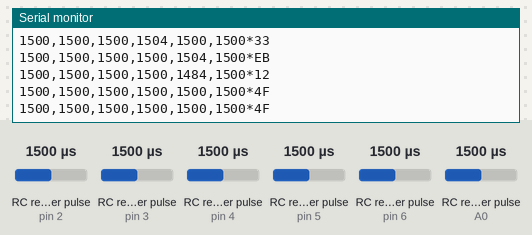
Bench run of a sketch on a simulated Arduino Uno, built with avr-gcc and run on an emulated ATmega328P. Shown: the last lines printed to the serial monitor. Wiring (inferred from the names in the program): 6 × RC receiver channel: data pin 2 / data pin 3 / data pin 4 / data pin 5 / data pin 6 / data A0. The inputs (shaded band) are chosen by the test bench; at power-on: RC receiver pulse (sensors on pin 2, pin 3, pin 4, pin 5, pin 6, A0) 1500 µs.

Above: at 2.2 s.
2.3 s: RC receiver pulse (sensor on pin 2) set to 1020 µs
At 2.9 s:
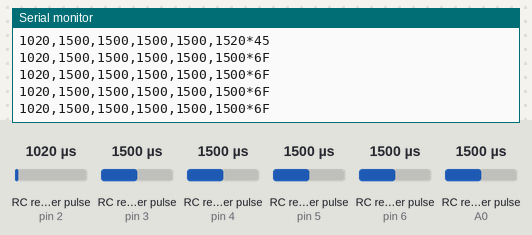
3.9 s: RC receiver pulse (sensor on pin 3) set to 1020 µs
At 4.7 s:
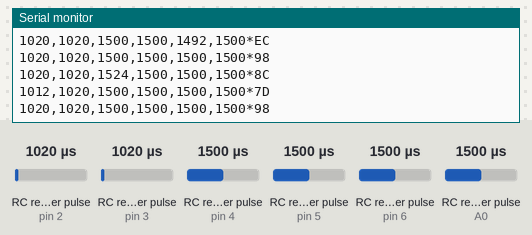
6.0 s: RC receiver pulse (sensor on pin 4) set to 1020 µs
At 6.8 s:
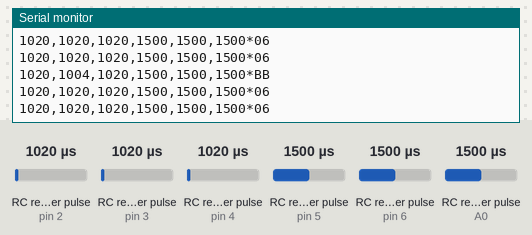
7.7 s: RC receiver pulse (sensor on pin 5) set to 1020 µs
At 8.6 s:
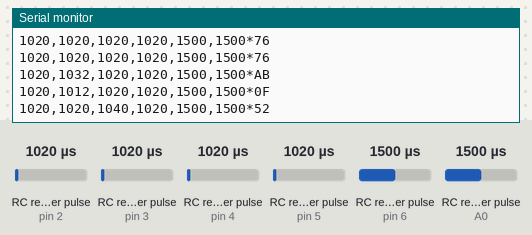
10.7 s: RC receiver pulse (sensor on pin 6) set to 1020 µs
At 11.6 s:
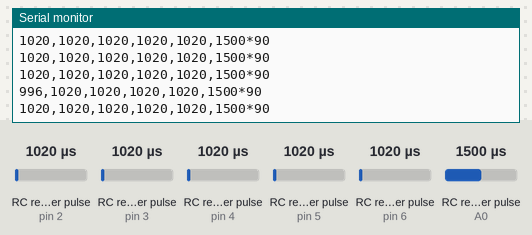
12.4 s: RC receiver pulse (sensor on A0) set to 1250 µs
At 13.0 s:
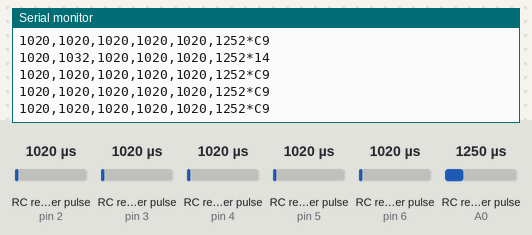
Timing chart, 0 to 15.4 s (numbered marks = the images above; inputs shaded):
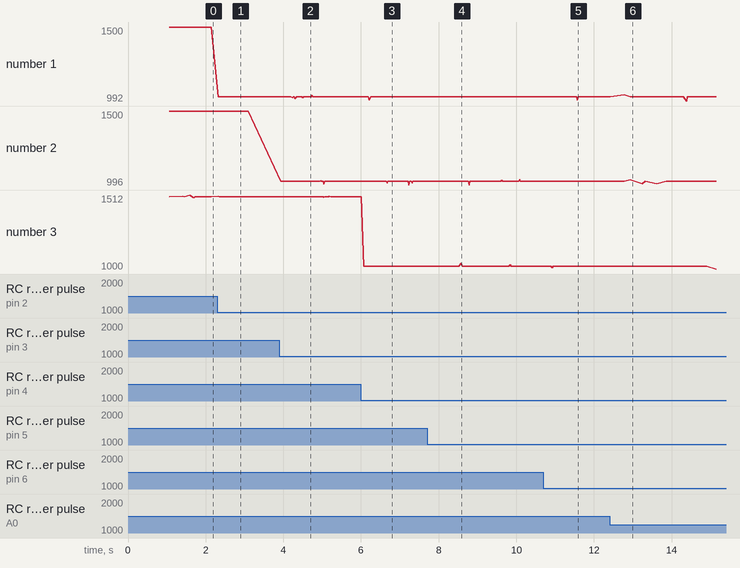

Measured:
- after the input at 2.3 s, the serial monitor: prints a new line at once (image 1)
- after the input at 3.9 s, the serial monitor: prints a new line at once (image 2)
- after the input at 6.0 s, the serial monitor: prints a new line at once (image 3)
- after the input at 7.7 s, the serial monitor: prints a new line at once (image 4)
- after the input at 10.7 s, the serial monitor: prints a new line after 0.05 s (image 5)
- after the input at 12.4 s, the serial monitor: prints a new line at once (image 6)
- plotted number 1: 1500 → 1020 after the input at 2.3 s

The sketch:

arduino_rc_reader.ino
```cpp
#include <PinChangeInterrupt.h>
#include "rc_channel.h"
#define DEBUG 0

// RC bridge: reads the six receiver channels and streams them to the Pi.
// Nothing else (the Model X motor code is removed, Kevin 2026-11-13).
//
// Line to the Pi, every 20 ms at 115200 baud (docs/rc_arduino_gps_wiring.md,
// section 7): ch1,ch2,ch3,ch4,ch5,ch6*HH in us, HH = CRC-8 of the text
// before '*'. A channel sends the width of its last valid pulse (500 to
// 2500 us) until 100 ms after that pulse ended, then 0 (RC_NO_SIGNAL_US,
// rc_channel.h); an out-of-range pulse is ignored. The Pi must accept this
// format first (requirement S12): pi_app/hardware/arduino_rc.py.
//
// Ch1..Ch5 on D2..D6. Ch6 on A0 (Kevin, 2026-11-13: wired now, not used by
// the Pi yet). A0 stays an input. The sketch does not touch D7..D12: they
// stay at the reset default (input, no pull-up).
const byte NUM_CHANNELS = 6;
const byte chPins[NUM_CHANNELS] = {2, 3, 4, 5, 6, A0};
volatile RcPulseShared pulses[NUM_CHANNELS];  // written by the ISRs
RcEdgeState edges[NUM_CHANNELS];              // ISRs only
RcChannelState chState[NUM_CHANNELS];         // loop() only
const unsigned long CSV_PERIOD_MS = 20;

// Pin level first, then micros(), on both edges, so the read delay cancels
// out of the width (the same order as the old ISRs).
static inline void onRcEdge(byte i) {
  const bool high = digitalRead(chPins[i]) == HIGH;
  const uint32_t nowUs = micros();
  rcOnEdge(edges[i], pulses[i], high, nowUs);
}
void isrCH1() { onRcEdge(0); }
void isrCH2() { onRcEdge(1); }
void isrCH3() { onRcEdge(2); }
void isrCH4() { onRcEdge(3); }
void isrCH5() { onRcEdge(4); }
void isrCH6() { onRcEdge(5); }

void setup() {
  Serial.begin(115200);

  for (byte i = 0; i < NUM_CHANNELS; i++) {
    rcInitShared(pulses[i]);
    rcInitEdge(edges[i]);
    rcInitChannel(chState[i]);
    pinMode(chPins[i], INPUT_PULLUP);  // a lead that is off reads high: no edges, so no signal
  }
  attachPCINT(digitalPinToPCINT(chPins[0]), isrCH1, CHANGE);
  attachPCINT(digitalPinToPCINT(chPins[1]), isrCH2, CHANGE);
  attachPCINT(digitalPinToPCINT(chPins[2]), isrCH3, CHANGE);
  attachPCINT(digitalPinToPCINT(chPins[3]), isrCH4, CHANGE);
  attachPCINT(digitalPinToPCINT(chPins[4]), isrCH5, CHANGE);
  attachPCINT(digitalPinToPCINT(chPins[5]), isrCH6, CHANGE);

  delay(1000);
  Serial.println("RC Reader initialized");
}

void loop() {
  static unsigned long lastCsvMs = 0;
  static unsigned long lastDbgMs = 0;
  static uint16_t out[NUM_CHANNELS];
  static RcPulseShared snap[NUM_CHANNELS];
  const unsigned long nowMs = millis();

  // 1) Every pass: copy the ISR values with interrupts off (multi-byte
  //    values), then read micros() so no pulse in the copy ended after it.
  //    Updating every pass (about 1 ms) lets the timeout latch long before
  //    the 71.6 min micros() wrap.
  uint32_t nowUs;
  noInterrupts();
  for (byte i = 0; i < NUM_CHANNELS; i++) {
    rcCopyPulse(snap[i], pulses[i]);
  }
  nowUs = micros();
  interrupts();

  // 2) Last valid width, or RC_NO_SIGNAL_US 100 ms after the last valid pulse.
  for (byte i = 0; i < NUM_CHANNELS; i++) {
    out[i] = rcChannelOutput(chState[i], snap[i], nowUs);
  }

  // 3) Output CSV at ~50 Hz (20 ms). The unsigned difference stays right
  //    across the 49.7-day millis() wrap (safety finding 7).
  //    The line ends in "*HH", a CRC-8 of the text before it (rc_channel.h).
  if ((unsigned long)(nowMs - lastCsvMs) >= CSV_PERIOD_MS) {
    static char line[RC_LINE_BUF_SIZE];
    rcFormatLine(line, out, NUM_CHANNELS);
    Serial.println(line);
    lastCsvMs = nowMs;
  }

  // 4) Optional debug output at ~2 Hz. The Pi drops these lines.
#if DEBUG
  if ((unsigned long)(nowMs - lastDbgMs) >= 500UL) {
    Serial.print("DBG width/seq/age_us:");
    for (byte i = 0; i < NUM_CHANNELS; i++) {
      Serial.print(' ');
      Serial.print(snap[i].widthUs); Serial.print('/');
      Serial.print(snap[i].seq); Serial.print('/');
      Serial.print((uint32_t)(nowUs - snap[i].endUs));
    }
    Serial.println();
    lastDbgMs = nowMs;
  }
#else
  (void)lastDbgMs;
#endif

  // 5) Discard anything the Pi sends. Its old Model X command
  //    ("M,<left>,<right>", sent only when no VESC is found on CAN) now does
  //    nothing.
  while (Serial.available() > 0) {
    Serial.read();
  }

  // Small pause to avoid hot spinning.
  delay(1);
}
```

rc_channel.h
```cpp
// RC channel pulse logic for arduino_rc_reader.ino, kept free of Arduino
// calls so that tools/arduino_rc_reader_host_test/ can compile and test it
// on a host computer.
//
// Safety findings 1 and 5 (docs/rc_arduino_gps_wiring.md, section 9). One
// rule: a channel reports the width of its last VALID pulse (RC_VALID_MIN_US
// to RC_VALID_MAX_US) until RC_TIMEOUT_US after that pulse ended, then
// RC_NO_SIGNAL_US; before its first valid pulse it reports RC_NO_SIGNAL_US.
// - A dead signal lead, a receiver without power or a receiver that stops
//   its outputs thus reads no signal after 100 ms. Before, the channel held
//   its last width forever.
// - An out-of-range pulse is ignored (hold last good, Kevin 2026-11-13), and
//   a stream of them reads no signal after 100 ms. Before, it read 1500 us.
//
// All types have explicit widths: int is 16 bits on the AVR and 32 bits on
// the host, so the host test would not see an AVR overflow otherwise.
#ifndef RC_CHANNEL_H
#define RC_CHANNEL_H

#include <stdint.h>

// The value sent for "no signal / invalid". The Pi (pi_app/control/
// rc_signal.py) reads it as no signal: never high, low, mid-band or neutral.
const uint16_t RC_NO_SIGNAL_US = 0;

// Valid widths: requirement S1, both HotRC F-06A output modes (manual
// page 6): 1000-2500 us at 50 Hz, 500-2500 us at 333 Hz. The logs show
// 992-2004 us. A narrower range would report a valid digital-mode pulse as
// no signal; a wider one would pass garbage that no receiver mode sends.
const uint16_t RC_VALID_MIN_US = 500;
const uint16_t RC_VALID_MAX_US = 2500;

// No complete pulse for this long: no signal. Requirement S2: 100 ms, five
// 50 Hz frames; never less than 60 ms (three frames).
const uint32_t RC_TIMEOUT_US = 100000UL;

// Written by the pin-change ISR only. The loop copies it with interrupts
// off (multi-byte values), see rcCopyPulse().
struct RcPulseShared {
  uint16_t widthUs;  // width of the last VALID pulse (rcOnEdge drops the others)
  uint32_t endUs;    // micros() at the falling edge that ended that pulse
  uint16_t seq;      // +1 for each valid pulse
};

// ISR-only edge state.
struct RcEdgeState {
  uint32_t riseUs;
  bool risen;  // a rising edge was seen and its falling edge was not yet
};

// Loop-only state.
struct RcChannelState {
  uint16_t lastSeq;
  uint16_t widthUs;
  uint32_t endUs;
  bool havePulse;  // a valid pulse was seen since reset
  bool timedOut;   // latched until the next pulse, so the micros() wrap
                   // (71.6 min) cannot make an old pulse look fresh again
};

inline void rcInitShared(volatile RcPulseShared &p) {
  p.widthUs = 0;
  p.endUs = 0;
  p.seq = 0;
}

inline void rcInitEdge(RcEdgeState &e) {
  e.riseUs = 0;
  e.risen = false;
}

inline void rcInitChannel(RcChannelState &st) {
  st.lastSeq = 0;
  st.widthUs = 0;
  st.endUs = 0;
  st.havePulse = false;
  st.timedOut = false;
}

// Called from the pin-change ISR with the pin level after the edge and
// micros(). A falling edge with no rising edge before it (the reset came in
// the middle of a pulse) is not a pulse.
inline void rcOnEdge(RcEdgeState &e, volatile RcPulseShared &out, bool levelHigh, uint32_t nowUs) {
  if (levelHigh) {
    e.riseUs = nowUs;
    e.risen = true;
    return;
  }
  if (!e.risen) {
    return;
  }
  e.risen = false;
  const uint32_t w = nowUs - e.riseUs;  // unsigned: right across the micros() wrap
  // Hold last good (Kevin, 2026-11-13): an out-of-range pulse changes
  // nothing, neither the width nor the time of the last valid pulse. So one
  // glitch is ignored, and a stream of bad pulses reads as no signal 100 ms
  // after the last valid one.
  if (w < RC_VALID_MIN_US || w > RC_VALID_MAX_US) {
    return;
  }
  out.widthUs = (uint16_t)w;
  out.endUs = nowUs;
  out.seq = (uint16_t)(out.seq + 1);
}

// Plain copy of the shared values. Call it with interrupts off.
inline void rcCopyPulse(RcPulseShared &dst, const volatile RcPulseShared &src) {
  dst.widthUs = src.widthUs;
  dst.endUs = src.endUs;
  dst.seq = src.seq;
}

// The value to send for one channel. snap is a copy taken with interrupts
// off; nowUs is micros() read after that copy, so snap.endUs is not later
// than nowUs.
inline uint16_t rcChannelOutput(RcChannelState &st, const RcPulseShared &snap, uint32_t nowUs) {
  if (snap.seq != st.lastSeq) {
    st.lastSeq = snap.seq;
    st.widthUs = snap.widthUs;
    st.endUs = snap.endUs;
    st.havePulse = true;
    st.timedOut = false;
  }
  if (!st.havePulse) {
    return RC_NO_SIGNAL_US;
  }
  if (!st.timedOut && (uint32_t)(nowUs - st.endUs) > RC_TIMEOUT_US) {
    st.timedOut = true;
  }
  if (st.timedOut) {
    return RC_NO_SIGNAL_US;
  }
  // A second guard only: rcOnEdge publishes valid widths only.
  if (st.widthUs < RC_VALID_MIN_US || st.widthUs > RC_VALID_MAX_US) {
    return RC_NO_SIGNAL_US;
  }
  return st.widthUs;
}

// CRC-8/SMBUS (poly 0x07, init 0): the same as rc_line_crc8() in
// pi_app/control/rc_signal.py. Check value: "123456789" -> 0xF4. The Pi
// needs it because the 500..2500 us range lets a dropped byte read as a
// valid width ("1500" without its "1" is 500 us).
inline uint8_t rcCrc8Update(uint8_t crc, uint8_t data) {
  crc ^= data;
  for (uint8_t bit = 0; bit < 8; bit++) {
    crc = (crc & 0x80) ? (uint8_t)((uint8_t)(crc << 1) ^ 0x07) : (uint8_t)(crc << 1);
  }
  return crc;
}

// Size for rcFormatLine(): 6 fields of at most 5 digits, 5 commas, "*HH",
// and the NUL (6 * 6 + 3 = 39).
const uint8_t RC_LINE_BUF_SIZE = 6 * 5 + 5 + 3 + 1;

// Writes "v0,v1,...,v(count-1)*HH" and a NUL into buf, where HH is the
// CRC-8 of the text before '*' in upper-case hex. Returns the length
// without the NUL. buf needs 6 * count + 3 bytes with the NUL
// (RC_LINE_BUF_SIZE for count 6).
inline uint8_t rcFormatLine(char *buf, const uint16_t *vals, uint8_t count) {
  static const char hex[] = "0123456789ABCDEF";
  uint8_t pos = 0;
  for (uint8_t i = 0; i < count; i++) {
    if (i > 0) {
      buf[pos++] = ',';
    }
    char digits[5];
    uint8_t n = 0;
    uint16_t v = vals[i];
    do {
      digits[n++] = (char)('0' + (v % 10));
      v = (uint16_t)(v / 10);
    } while (v != 0 && n < 5);
    while (n > 0) {
      buf[pos++] = digits[--n];
    }
  }
  uint8_t crc = 0;
  for (uint8_t j = 0; j < pos; j++) {
    crc = rcCrc8Update(crc, (uint8_t)buf[j]);
  }
  buf[pos++] = '*';
  buf[pos++] = hex[crc >> 4];
  buf[pos++] = hex[crc & 0x0F];
  buf[pos] = '\0';
  return pos;
}

#endif  // RC_CHANNEL_H
```
